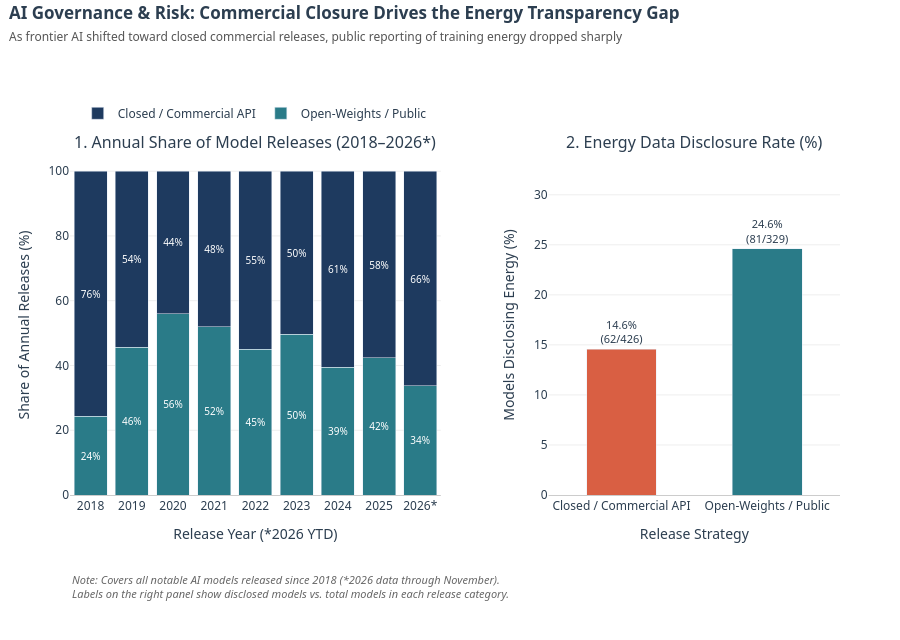

Notebook cell for this chart:
### Markdown cell above
### 7. AI Governance & Reporting Risk

### Code cell
# Prepare AI Governance & Accessibility segmentation safely from df_master
df_gov = df_master[df_master["publication_year"] >= 2018].copy()

# Detect accessibility column if present in vw_ai_models_master, otherwise classify by known open-weights releases
access_col = None
for candidate in ["model_accessibility", "accessibility", "Model accessibility"]:
    if candidate in df_gov.columns:
        access_col = candidate
        break

def classify_governance(row):
    if access_col and pd.notna(row[access_col]):
        val = str(row[access_col]).lower()
        if "open" in val:
            return "Open-Weights / Public"
        elif "api" in val or "hosted" in val or "closed" in val or "unreleased" in val:
            return "Closed / Commercial API"
    name_org = f"{row.get('model_name', '')} {row.get('organization', '')}".lower()
    open_keywords = [
        "llama", "mistral", "mixtral", "deepseek", "qwen", "gemma",
        "falcon", "olmo", "pythia", "bloom", "opt-", "t5", "bert", "yi-", "phi-"
    ]
    if any(k in name_org for k in open_keywords):
        return "Open-Weights / Public"
    return "Closed / Commercial API"

df_gov["release_model"] = df_gov.apply(classify_governance, axis=1)
df_gov["has_energy"] = df_gov["total_energy_mwh"].notna()

# Left Panel Data: Annual Share (%) of Open-Weights vs Closed Models (2018-2026)
df_gov_year = (
    df_gov.groupby(["publication_year", "release_model"], as_index=False)
    .agg(models_count=("model_id", "count"))
)
df_year_tot = df_gov.groupby("publication_year", as_index=False).agg(year_total=("model_id", "count"))
df_gov_year = df_gov_year.merge(df_year_tot, on="publication_year")
df_gov_year["share_pct"] = (df_gov_year["models_count"] / df_gov_year["year_total"]) * 100.0
df_gov_year["year_label"] = df_gov_year["publication_year"].apply(
    lambda y: f"{int(y)}*" if int(y) == 2026 else str(int(y))
)

# Right Panel Data: Energy Disclosure Rate (%) & Median Compute by Release Model
df_gov_summary = (
    df_gov.groupby("release_model", as_index=False)
    .agg(
        total_models=("model_id", "count"),
        disclosed_models=("has_energy", "sum"),
        median_log10_flop=("log10_flop", "median"),
    )
)
df_gov_summary["disclosure_pct"] = (
    df_gov_summary["disclosed_models"] / df_gov_summary["total_models"]
) * 100.0

NAVY = "#1E3A5F"
TEAL = "#2A7B88"
CORAL = "#D95F43"

fig6 = make_subplots(
    rows=1,
    cols=2,
    horizontal_spacing=0.14,
    column_widths=[0.56, 0.44],
    subplot_titles=(
        "1. Annual Share of Model Releases (2018–2026*)",
        "2. Energy Data Disclosure Rate (%)",
    ),
)

# Left Panel: 100% Stacked Bars over time
for rel_type, color in [
    ("Open-Weights / Public", TEAL),
    ("Closed / Commercial API", NAVY),
]:
    sub = df_gov_year[df_gov_year["release_model"] == rel_type].sort_values("publication_year")
    fig6.add_trace(
        go.Bar(
            x=sub["year_label"],
            y=sub["share_pct"],
            name=rel_type,
            marker_color=color,
            text=sub["share_pct"].apply(lambda p: f"{p:.0f}%" if p >= 12 else ""),
            textposition="inside",
            insidetextanchor="middle",
            textfont=dict(size=10, color="white"),
            customdata=np.stack([sub["models_count"], sub["year_total"]], axis=-1),
            hovertemplate=(
                "<b>%{x} — " + rel_type + "</b><br>"
                "Share: %{y:.1f}% (%{customdata[0]} of %{customdata[1]} models)<extra></extra>"
            ),
        ),
        row=1,
        col=1,
    )

# Right Panel: Disclosure Rate (%) comparison
bar_colors_r = [
    TEAL if "Open" in m else CORAL for m in df_gov_summary["release_model"]
]
fig6.add_trace(
    go.Bar(
        x=df_gov_summary["release_model"],
        y=df_gov_summary["disclosure_pct"],
        name="Energy Transparency Rate (%)",
        showlegend=False,
        marker_color=bar_colors_r,
        width=0.48,
        text=df_gov_summary.apply(
            lambda r: f"{r['disclosure_pct']:.1f}%<br>({int(r['disclosed_models'])}/{int(r['total_models'])})",
            axis=1,
        ),
        textposition="outside",
        cliponaxis=False,
        textfont=dict(size=11, color="#2C3E50"),
        customdata=df_gov_summary["median_log10_flop"],
        hovertemplate=(
            "<b>%{x}</b><br>"
            "Energy Disclosure Rate: %{y:.1f}%<br>"
            "Median Computing Power: 10<sup>%{customdata:.1f}</sup> operations<extra></extra>"
        ),
    ),
    row=1,
    col=2,
)

fig6.update_layout(
    barmode="stack",
    title=dict(
        text=(
            "<b>AI Governance & Risk: Commercial Closure Drives the Energy Transparency Gap</b><br>"
            "<span style='font-size:12px; color:#555555;'>"
            "As frontier AI shifted toward closed commercial releases, public reporting of training energy dropped sharply"
            "</span>"
        ),
        x=0.01,
        xanchor="left",
        y=0.97,
        yanchor="top",
    ),
    font=dict(family="Segoe UI, Arial, sans-serif", size=12, color="#2C3E50"),
    plot_bgcolor="white",
    paper_bgcolor="white",
    legend=dict(
        orientation="h",
        yanchor="bottom",
        y=1.08,
        xanchor="left",
        x=0.01,
        bgcolor="rgba(255,255,255,0.9)",
    ),
    height=640,
    margin=dict(t=155, b=145, l=70, r=60),
    annotations=[
        dict(
            text="<b>1. Annual Share of Model Releases (2018–2026*)</b>",
            x=0.0,
            xanchor="left",
            y=1.02,
            yanchor="bottom",
            xref="x domain",
            yref="y domain",
            showarrow=False,
            font=dict(size=12, color=NAVY),
        ),
        dict(
            text="<b>2. Energy Data Disclosure Rate (%)</b>",
            x=0.0,
            xanchor="left",
            y=1.02,
            yanchor="bottom",
            xref="x2 domain",
            yref="y2 domain",
            showarrow=False,
            font=dict(size=12, color=TEAL),
        ),
        dict(
            text=(
                "<i>Note: Covers all notable AI models released since 2018 (*2026 data through November).<br>"
                "Labels on the right panel show disclosed models vs. total models in each release category.</i>"
            ),
            x=0.0,
            xanchor="left",
            y=-0.22,
            yanchor="top",
            xref="paper",
            yref="paper",
            showarrow=False,
            align="left",
            font=dict(size=11, color="#666666"),
        ),
    ],
)

fig6.update_xaxes(title_text="Release Year (*2026 YTD)", showgrid=False, linecolor="#CCCCCC", row=1, col=1)
fig6.update_yaxes(title_text="Share of Annual Releases (%)", range=[0, 105], gridcolor="#EEEEEE", row=1, col=1)

fig6.update_xaxes(title_text="Release Strategy", showgrid=False, linecolor="#CCCCCC", row=1, col=2)
fig6.update_yaxes(
    title_text="Models Disclosing Energy (%)",
    range=[0, df_gov_summary["disclosure_pct"].max() * 1.38],
    gridcolor="#EEEEEE",
    row=1,
    col=2,
)

fig6.show()

### Figure 1 — Plotly figure (JSON) as saved in the notebook; plotly's stock layout.template omitted (floating-point values rounded to 4 significant figures)
{"data": [{"customdata": [[9, 37], [31, 68], [28, 50], [41, 79], [41, 91], [59, 119], [39, 99], [47, 111], [34, 101]], "hovertemplate": "<b>%{x} — Open-Weights / Public</b><br>Share: %{y:.1f}% (%{customdata[0]} of %{customdata[1]} models)<extra></extra>", "insidetextanchor": "middle", "marker": {"color": "#2A7B88"}, "name": "Open-Weights / Public", "text": ["24%", "46%", "56%", "52%", "45%", "50%", "39%", "42%", "34%"], "textfont": {"color": "white", "size": 10}, "textposition": "inside", "type": "bar", "x": ["2018", "2019", "2020", "2021", "2022", "2023", "2024", "2025", "2026*"], "xaxis": "x", "y": [24.32, 45.59, 56.0, 51.9, 45.05, 49.58, 39.39, 42.34, 33.66], "yaxis": "y"}, {"customdata": [[28, 37], [37, 68], [22, 50], [38, 79], [50, 91], [60, 119], [60, 99], [64, 111], [67, 101]], "hovertemplate": "<b>%{x} — Closed / Commercial API</b><br>Share: %{y:.1f}% (%{customdata[0]} of %{customdata[1]} models)<extra></extra>", "insidetextanchor": "middle", "marker": {"color": "#1E3A5F"}, "name": "Closed / Commercial API", "text": ["76%", "54%", "44%", "48%", "55%", "50%", "61%", "58%", "66%"], "textfont": {"color": "white", "size": 10}, "textposition": "inside", "type": "bar", "x": ["2018", "2019", "2020", "2021", "2022", "2023", "2024", "2025", "2026*"], "xaxis": "x", "y": [75.68, 54.41, 44.0, 48.1, 54.95, 50.42, 60.61, 57.66, 66.34], "yaxis": "y"}, {"cliponaxis": false, "customdata": [22.59, 22.35], "hovertemplate": "<b>%{x}</b><br>Energy Disclosure Rate: %{y:.1f}%<br>Median Computing Power: 10<sup>%{customdata:.1f}</sup> operations<extra></extra>", "marker": {"color": ["#D95F43", "#2A7B88"]}, "name": "Energy Transparency Rate (%)", "showlegend": false, "text": ["14.6%<br>(62/426)", "24.6%<br>(81/329)"], "textfont": {"color": "#2C3E50", "size": 11}, "textposition": "outside", "type": "bar", "width": 0.48, "x": ["Closed / Commercial API", "Open-Weights / Public"], "xaxis": "x2", "y": [14.55, 24.62], "yaxis": "y2"}], "layout": {"annotations": [{"font": {"size": 16}, "showarrow": false, "text": "1. Annual Share of Model Releases (2018–2026*)", "x": 0.2408, "xanchor": "center", "xref": "paper", "y": 1, "yanchor": "bottom", "yref": "paper"}, {"font": {"size": 16}, "showarrow": false, "text": "2. Energy Data Disclosure Rate (%)", "x": 0.8108, "xanchor": "center", "xref": "paper", "y": 1, "yanchor": "bottom", "yref": "paper"}, {"align": "left", "font": {"color": "#666666", "size": 11}, "showarrow": false, "text": "<i>Note: Covers all notable AI models released since 2018 (*2026 data through November).<br>Labels on the right panel show disclosed models vs. total models in each release category.</i>", "x": 0, "xanchor": "left", "xref": "paper", "y": -0.22, "yanchor": "top", "yref": "paper"}], "barmode": "stack", "font": {"color": "#2C3E50", "family": "Segoe UI, Arial, sans-serif", "size": 12}, "height": 640, "legend": {"bgcolor": "rgba(255,255,255,0.9)", "orientation": "h", "x": 0.01, "xanchor": "left", "y": 1.08, "yanchor": "bottom"}, "margin": {"b": 145, "l": 70, "r": 60, "t": 155}, "paper_bgcolor": "white", "plot_bgcolor": "white", "title": {"text": "<b>AI Governance & Risk: Commercial Closure Drives the Energy Transparency Gap</b><br><span style='font-size:12px; color:#555555;'>As frontier AI shifted toward closed commercial releases, public reporting of training energy dropped sharply</span>", "x": 0.01, "xanchor": "left", "y": 0.97, "yanchor": "top"}, "xaxis": {"anchor": "y", "domain": [0, 0.4816], "linecolor": "#CCCCCC", "showgrid": false, "title": {"text": "Release Year (*2026 YTD)"}}, "xaxis2": {"anchor": "y2", "domain": [0.6216, 1], "linecolor": "#CCCCCC", "showgrid": false, "title": {"text": "Release Strategy"}}, "yaxis": {"anchor": "x", "domain": [0, 1], "gridcolor": "#EEEEEE", "range": [0, 105], "title": {"text": "Share of Annual Releases (%)"}}, "yaxis2": {"anchor": "x2", "domain": [0, 1], "gridcolor": "#EEEEEE", "range": [0, 33.98], "title": {"text": "Models Disclosing Energy (%)"}}}}
